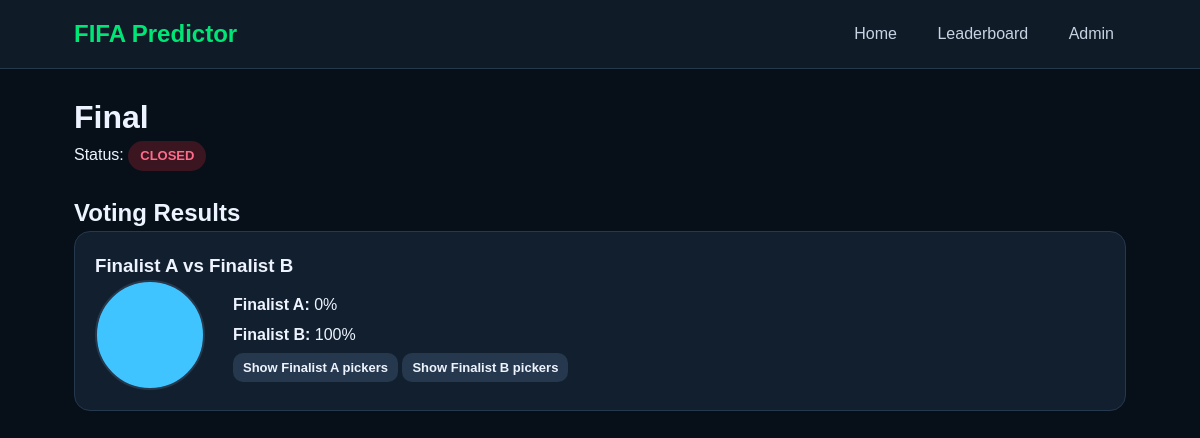
The app's page /form.php?round=final with its own data.
### tables this page shows
CREATE TABLE rounds (
    id INT AUTO_INCREMENT PRIMARY KEY,
    code VARCHAR(20) NOT NULL UNIQUE,
    name VARCHAR(50) NOT NULL,
    points DECIMAL(4,1) NOT NULL,
    status ENUM('closed','open') NOT NULL DEFAULT 'closed'
);

CREATE TABLE matches (
    id INT AUTO_INCREMENT PRIMARY KEY,
    round_id INT NOT NULL,
    match_no INT NOT NULL,
    team1 VARCHAR(100) NOT NULL,
    team2 VARCHAR(100) NOT NULL,
    correct_team VARCHAR(100) DEFAULT NULL,
    FOREIGN KEY (round_id) REFERENCES rounds(id) ON DELETE CASCADE
);

### functions.php (called while the page is built, shortened)
<?php
function getRoundByCode($pdo,$code){$s=$pdo->prepare('SELECT * FROM rounds WHERE code=?');$s->execute([$code]);return $s->fetch();}
function getMatches($pdo,$round_id){$s=$pdo->prepare('SELECT * FROM matches WHERE round_id=? ORDER BY match_no');$s->execute([$round_id]);return $s->fetchAll();}
function h($v){return htmlspecialchars($v ?? '', ENT_QUOTES, 'UTF-8');}
?>

### form.php (the view, shortened to what this page needs)
<?php
require 'db.php'; require 'functions.php';
$code=$_GET['round'] ?? 'r16'; $round=getRoundByCode($pdo,$code); if(!$round) die('Round not found');
$matches=getMatches($pdo,$round['id']); $msg=''; $err=''; $selectedTeams = [];
function counts($pdo,$match){
    $s=$pdo->prepare(
        'SELECT selected_team, COUNT(DISTINCT participant_id) c
         FROM predictions
         WHERE match_id=?
         GROUP BY selected_team'
    );
    $s->execute([$match['id']]);
    $arr=[$match['team1']=>0,$match['team2']=>0];
    return $arr;
}
?>
<!doctype html>
<html>
<head>
<link rel="stylesheet" href="style.css">
</head>
<body>
<header>
<div class="topbar">
<div class="logo">FIFA Predictor</div>
<div class="nav">
<a href="index.php">Home</a>
<a href="leaderboard.php">Leaderboard</a>
<a href="admin.php">Admin</a>
</div>
</div>
</header>
<main class="container">
<h1><?=h($round['name'])?></h1>
<p>Status: <span class="badge <?=h($round['status'])?>"><?=strtoupper(h($round['status']))?></span></p><br>
<?php if($round['status']==='open'): ?>
    <?php if(!$msg): ?>
<form method="post" class="card">
<label>Name</label><input name="name" required>
<label>Roll</label><input name="roll" required>
<label>Department</label><input name="department" required>
<?php foreach($matches as $m): ?>
    <div class="match">
    <h3>Match <?=h($m['match_no'])?>: <?=h($m['team1'])?> vs <?=h($m['team2'])?></h3>
    <div class="teams">
    <label class="radio-box"><input type="radio" name="match_<?=h($m['id'])?>" value="<?=h($m['team1'])?>" required><?=h($m['team1'])?></label>
    <div class="vs">VS</div>
    <label class="radio-box"><input type="radio" name="match_<?=h($m['id'])?>" value="<?=h($m['team2'])?>" required><?=h($m['team2'])?></label>
    </div>
    </div>
    <?php endforeach; ?>
<br><button class="btn" type="button" onclick="reviewPredictions()">Review Predictions</button>
<div class="modal" id="reviewModal">
    <div class="modal-box">
        <button class="close" type="button" onclick="closeReview()">×</button>
        <h2 class="review-title">Review Your Predictions</h2>
        <div class="review-body">
            <div id="reviewContent"></div>
            <br>
            <button class="btn" type="submit">Confirm & Submit</button>
            <button class="btn secondary" type="button" onclick="closeReview()">Go Back & Edit</button>
        </div>
    </div>
</div>
</form>
<?php endif; ?>
<?php elseif($round['status']==='closed'): ?>
    <h2>Voting Results</h2>
    <?php foreach($matches as $m): $c=counts($pdo,$m);$total=$c[$m['team1']]+$c[$m['team2']];$p1=$total?round($c[$m['team1']]/$total*100):0;$p2=100-$p1; ?>
    <div class="card"><h3><?=h($m['team1'])?> vs <?=h($m['team2'])?></h3>
    <div class="pie-row">
    <div class="pie" onclick="showPeople(<?=h($m['id'])?>,'<?=h($m['team1'])?>')" style="background:conic-gradient(#00e676 0 <?=$p1?>%, #40c4ff <?=$p1?>% 100%)"></div>
    <div class="legend">
    <div><b><?=h($m['team1'])?>:</b> <?=$p1?>%</div>
    <div><b><?=h($m['team2'])?>:</b> <?=$p2?>%</div>
    <button class="btn secondary small" onclick="showPeople(<?=h($m['id'])?>,'<?=h($m['team1'])?>')">Show <?=h($m['team1'])?> pickers</button>
    <button class="btn secondary small" onclick="showPeople(<?=h($m['id'])?>,'<?=h($m['team2'])?>')">Show <?=h($m['team2'])?> pickers</button>
    </div>
    </div>
    </div>
    <?php endforeach; ?>
    <?php endif; ?>
    </main>
</body>
</html>

### style.css (style rules this page uses)
* { box-sizing:border-box;margin:0;padding:0 }
body { font-family:Arial,sans-serif;background:#071019;color:#eef4ff;line-height:1.5 }
.container { max-width:1100px;margin:auto;padding:24px }
header { background:#101b28;border-bottom:1px solid #26384d }
.topbar { max-width:1100px;margin:auto;padding:16px 24px;display:flex;justify-content:space-between;align-items:center;gap:16px }
.logo { font-size:24px;font-weight:800;color:#00e676 }
.nav a { color:#c7d3e2;text-decoration:none;margin-left:12px;padding:8px 12px;border-radius:8px }
.card { background:#121f2e;border:1px solid #26384d;border-radius:16px;padding:20px;margin-bottom:16px }
.badge { display:inline-block;padding:5px 12px;border-radius:999px;font-size:13px;font-weight:700 }
.closed { background:#3b1520;color:#ff6b8a }
.btn { display:inline-block;border:0;background:#00e676;color:#00120a;padding:11px 18px;border-radius:10px;font-weight:800;cursor:pointer;text-decoration:none }
.btn.secondary { background:#26384d;color:#eef4ff }
.btn.small { padding:7px 10px;font-size:13px }
.pie-row { display:grid;grid-template-columns:120px 1fr;gap:18px;align-items:center }
.pie { width:110px;height:110px;border-radius:50%;cursor:pointer;border:2px solid #26384d }
.legend div { margin:6px 0 }

### records on screen
rounds: name "Final", status "CLOSED"
matches: team1 "Finalist A", team2 "Finalist B", p1 "0", p2 "100"
